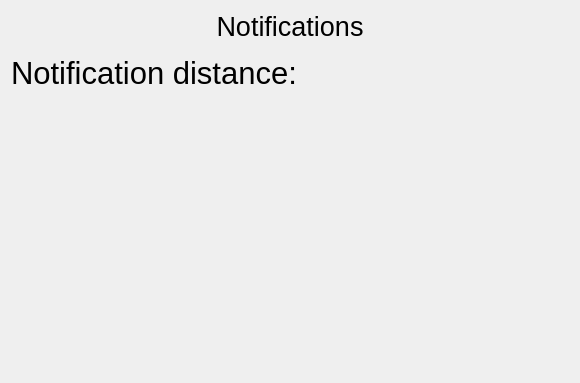
<?xml version="1.0" encoding="UTF-8"?>
<ui version="4.0">
 <class>NotificationOptions</class>
 <widget class="QWidget" name="NotificationOptions">
  <property name="geometry">
   <rect>
    <x>0</x>
    <y>0</y>
    <width>580</width>
    <height>383</height>
   </rect>
  </property>
  <property name="windowTitle">
   <string>Form</string>
  </property>
  <layout class="QVBoxLayout" name="verticalLayout">
   <item>
    <widget class="QLabel" name="label">
     <property name="font">
      <font>
       <pointsize>20</pointsize>
      </font>
     </property>
     <property name="text">
      <string>Notifications</string>
     </property>
     <property name="alignment">
      <set>Qt::AlignCenter</set>
     </property>
    </widget>
   </item>
   <item>
    <layout class="QHBoxLayout" name="horizontalLayout">
     <item>
      <widget class="QLabel" name="label_2">
       <property name="font">
        <font>
         <pointsize>23</pointsize>
        </font>
       </property>
       <property name="text">
        <string>Notification distance:</string>
       </property>
      </widget>
     </item>
     <item>
      <widget class="SpinBoxNumber" name="notificationDistanceSpinBox" native="true">
       <property name="minimumSize">
        <size>
         <width>0</width>
         <height>50</height>
        </size>
       </property>
       <property name="maximumSize">
        <size>
         <width>230</width>
         <height>50</height>
        </size>
       </property>
       <property name="font">
        <font>
         <pointsize>18</pointsize>
        </font>
       </property>
       <property name="minimum" stdset="0">
        <number>1</number>
       </property>
       <property name="maximum" stdset="0">
        <number>25</number>
       </property>
       <property name="value" stdset="0">
        <number>1</number>
       </property>
      </widget>
     </item>
    </layout>
   </item>
   <item>
    <spacer name="verticalSpacer">
     <property name="orientation">
      <enum>Qt::Vertical</enum>
     </property>
     <property name="sizeHint" stdset="0">
      <size>
       <width>20</width>
       <height>312</height>
      </size>
     </property>
    </spacer>
   </item>
  </layout>
 </widget>
 <customwidgets>
  <customwidget>
   <class>SpinBoxNumber</class>
   <extends>QWidget</extends>
   <header>spinboxnumber.h</header>
   <container>1</container>
  </customwidget>
 </customwidgets>
 <resources/>
 <connections/>
</ui>
